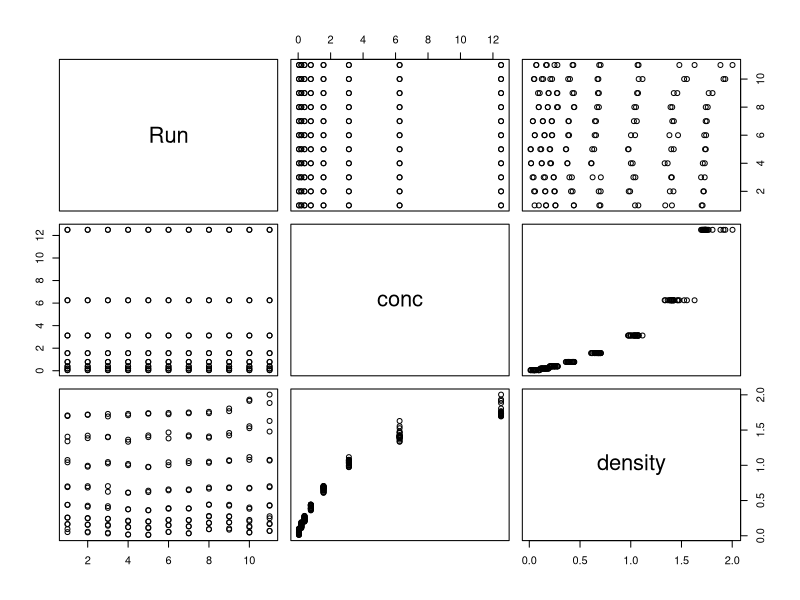
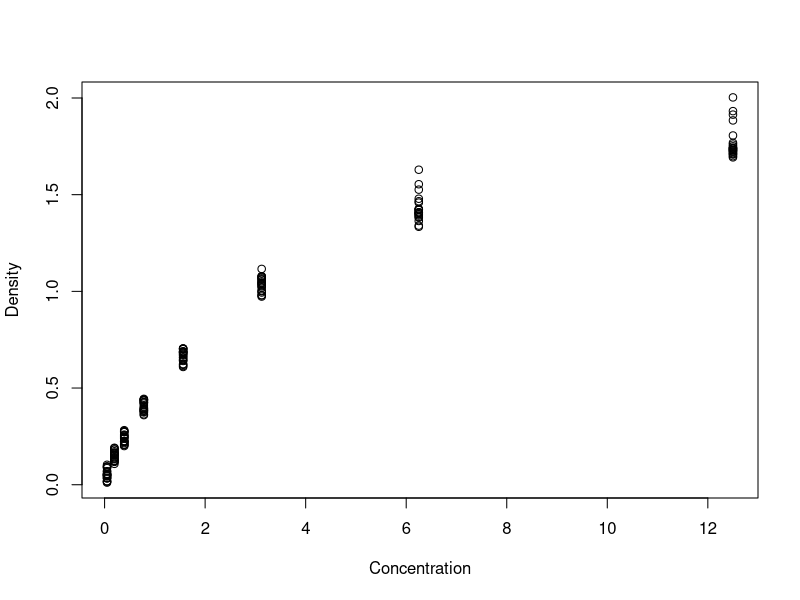
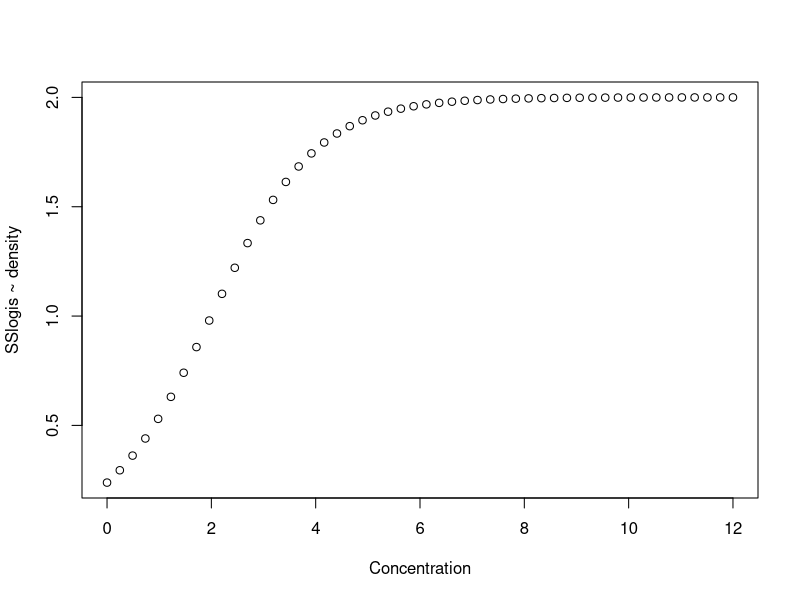
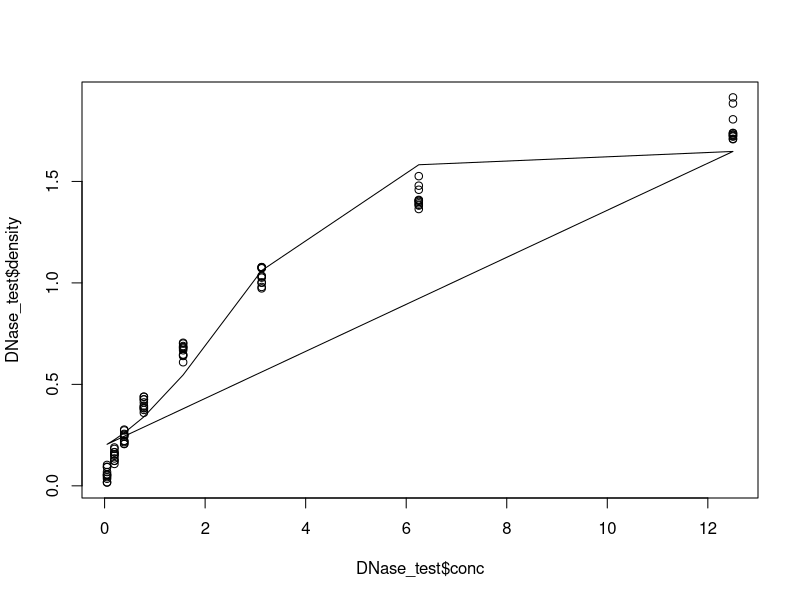
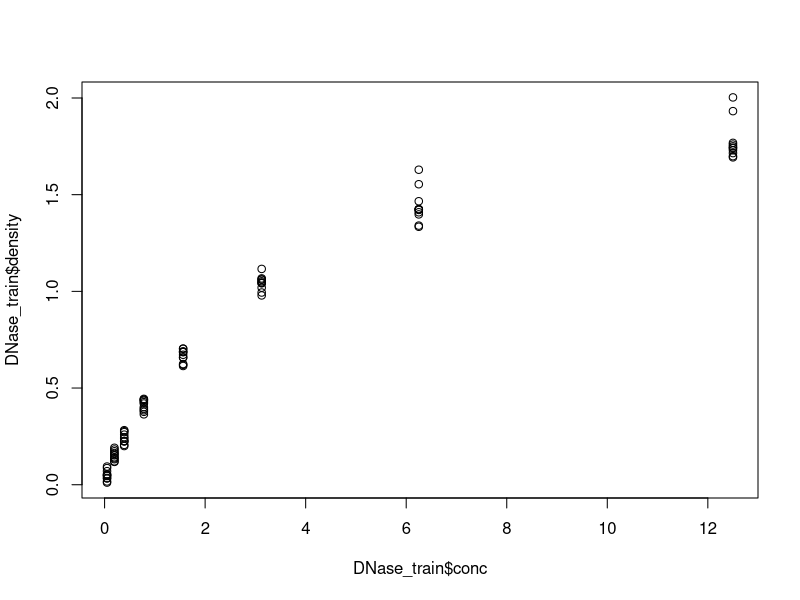
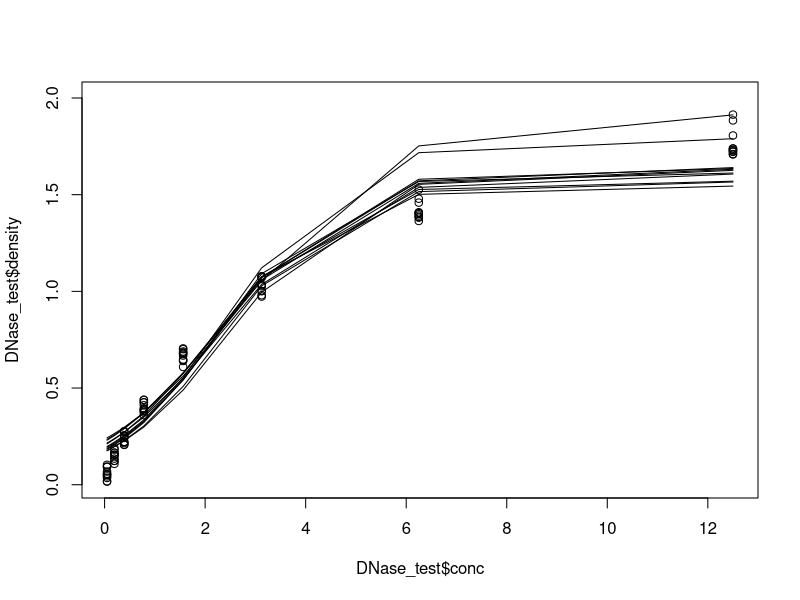
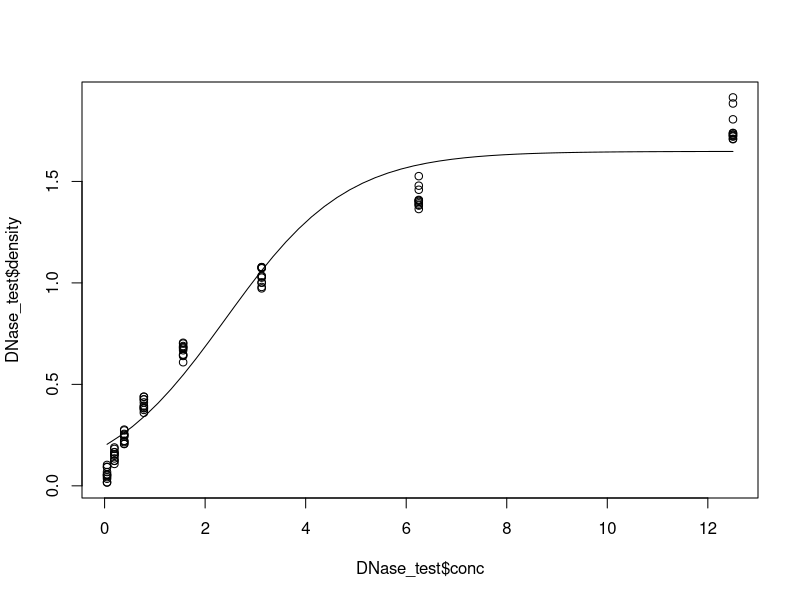
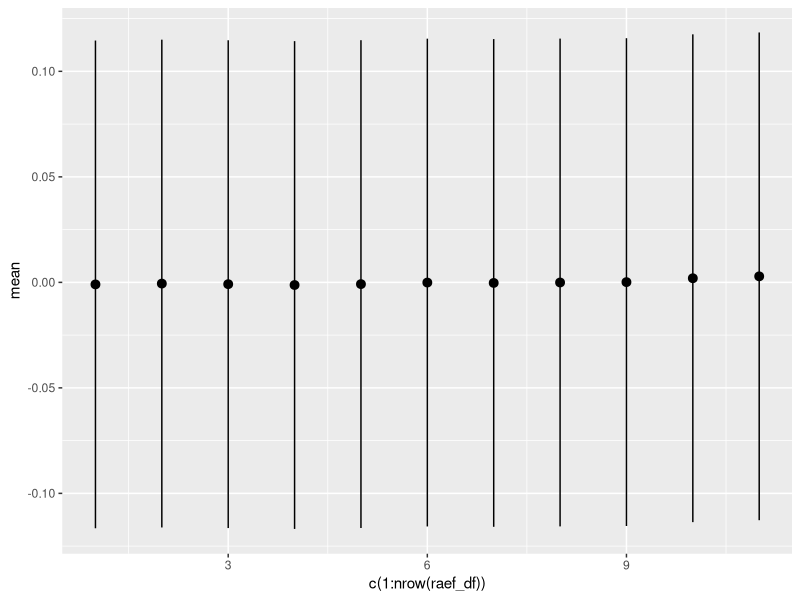

Source code (R) for these figures, in order:
## ---- chunk 1
unique(DNase$Run)
## ---- chunk 2
plot(DNase)
## ---- chunk 3
head(DNase, 10)
## ---- chunk 4
plot(
    x=DNase$conc,
    y=DNase$density,
    xlab="Concentration",
    ylab="Density"
)
## ---- chunk 5
input_seq <- seq(0, 12, length.out=50)

initial_pars <- c(
    Asym = 2.0,
    xmid = 2.0,
    scal = 1.0
)

plot(
    input_seq,
    SSlogis(
        input_seq,
        Asym=initial_pars[["Asym"]],
        xmid=initial_pars[["xmid"]],
        scal=initial_pars[["scal"]]
    ),
    xlab="Concentration",
    ylab="SSlogis ~ density"
)
## ---- chunk 6
train_seq <- seq(1, nrow(DNase)-1, by=2)
test_seq <- seq(2, nrow(DNase), by=2)

if (nrow(DNase) %% 2 == 1){
    train_seq <- c(train_seq, nrow(DNase))
}

DNase_train <- DNase[train_seq,]
DNase_test <- DNase[test_seq, ]
## ---- chunk 7

model_fit <- nls(
    density ~ SSlogis(conc, Asym, xmid, scal),
    data = DNase_train,
    start = initial_pars
)

summary(model_fit)
## ---- chunk 8
model_predictions <- predict(
    model_fit,
    DNase_train$conc
)
plot(DNase_test$conc, DNase_test$density)
lines(DNase_train$conc, model_predictions)
## ---- chunk 9
plot(DNase_train$conc, DNase_train$density, col="black", xlim=range(DNase$conc), ylim=range(DNase$density))
plot(DNase_test$conc, DNase_test$density, col="black", xlim=range(DNase$conc), ylim=range(DNase$density))
for(run_level in unique(DNase_train$Run)){
    train_data_for_model <- DNase_train[DNase_train$Run == run_level, ]
    test_data_for_model <- DNase_test[DNase_test$Run == run_level, ]
    temp_model_fit <- nls(
        density ~ SSlogis(conc, Asym, xmid, scal),
        data = train_data_for_model,
        start = initial_pars
    )
    temp_model_predictions <- predict(
        temp_model_fit,
        test_data_for_model$conc
    )
    lines(test_data_for_model$conc, temp_model_predictions)
}
## ---- chunk 10
library(lme4)
## ---- chunk 11
DNase_train$Run <- as.numeric(DNase_train$Run)

mixed_model <- nlmer(
    density ~ SSlogis(conc, Asym, xmid, scal) ~ (Asym|Run),
    data = DNase_train,
    start = initial_pars
)

nm1a <- update(mixed_model, nAGQ = 0L)
## ---- chunk 12
summary(nm1a)
## ---- chunk 13
nm1a_fexef <- fixef(nm1a)
conc_range <- range(DNase$conc)
plot_seq <- seq(conc_range[1], conc_range[2], length.out = 50)
plot(DNase_test$conc, DNase_test$density)

lines(
    plot_seq,
    SSlogis(
        plot_seq,
        nm1a_fexef[["Asym"]],
        nm1a_fexef[["xmid"]],
        nm1a_fexef[["scal"]]
    )
)
## ---- chunk 14
raef_out <- ranef(nm1a)$Run

raef_df <- data.frame(
    mean=raef_out[, "Asym"],
    std=rep(sigma(nm1a), nrow(raef_out))
    
)
raef_df
## ---- chunk 15
library(ggplot2)

raef_plot <- ggplot(
    raef_df,
    aes(
        x=c(1:nrow(raef_df)),
        y=mean,
        ymin=mean-std,
        ymax=mean+std
    )
)
    # + geom_line()
    # + geom_point()
    # + geom_errorbar(aes(ymin=mean-std, ymax=mean+std), width=.2,
                 # position=position_dodge(0.05))

# print(raef_plot)
raef_plot + geom_pointrange()
## ---- chunk 16
colMeans(raef_df)
